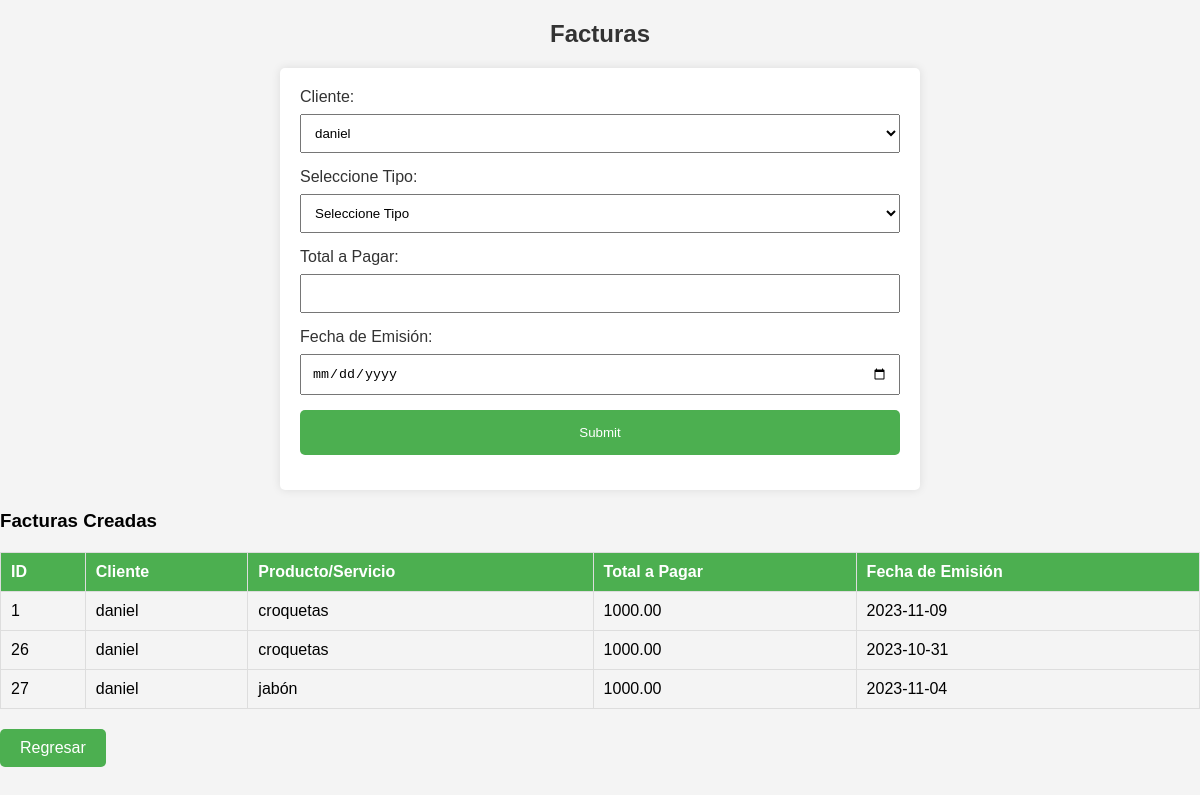
/vistas/factura.php, run on the app's committed database.
### tables this page shows
CREATE TABLE `facturas` (
  `id` int(11) NOT NULL,
  `cliente_id` int(11) NOT NULL,
  `producto_servicio_id` int(11) DEFAULT NULL,
  `total_pagar` double(8,2) NOT NULL,
  `fecha_emision` date NOT NULL,
  `servicio_id` int(11) DEFAULT NULL
);

CREATE TABLE `clientes` (
  `id` int(11) NOT NULL,
  `nombre` varchar(255) NOT NULL,
  `celular` varchar(255) DEFAULT NULL,
  `celular2` varchar(255) DEFAULT NULL,
  `habilitado` tinyint(1) DEFAULT 1
);

### vistas/factura.php (the view, shortened to what this page needs)
<?php
$servername = "localhost";
$username = "root";
$password = "";
$dbname = "veterinariaprime";
$conn = new mysqli($servername, $username, $password, $dbname);
$clientQuery = "SELECT id, nombre FROM clientes";
$clientResult = $conn->query($clientQuery);
$invoicesQuery = "SELECT facturas.id, clientes.nombre AS cliente_nombre, CASE WHEN facturas.producto_servicio_id IS NOT NULL THEN productos.nombre ELSE servicios.nombre END AS producto_servicio_nombre, total_pagar, fecha_emision FROM facturas JOIN clientes ON facturas.cliente_id = clientes.id LEFT JOIN productos ON facturas.producto_servicio_id = productos.id AND facturas.producto_servicio_id IS NOT NULL LEFT JOIN servicios ON facturas.producto_servicio_id = servicios.id AND facturas.producto_servicio_id IS NULL";
$invoicesResult = $conn->query($invoicesQuery);
?>
<!DOCTYPE html>
<html lang="en">
<head>
</head>
<body>
    <h2>Facturas</h2>
    <form method="post" action="<?php echo htmlspecialchars($_SERVER["PHP_SELF"]); ?>">
        <label for="cliente_id">Cliente:</label>
        <select name="cliente_id" required>
            <?php
            while ($clientRow = $clientResult->fetch_assoc()) {
                echo "<option value='" . $clientRow['id'] . "'>" . $clientRow['nombre'] . "</option>";
            }
            ?>
        </select><br>
        <label for="type">Seleccione Tipo:</label>
        <select name="type" id="type" onchange="showOptions()" required>
            <option value="" disabled selected>Seleccione Tipo</option>
        </select><br>
        <label for="total_pagar">Total a Pagar:</label>
        <input type="text" name="total_pagar" required><br>
        <label for="fecha_emision">Fecha de Emisión:</label>
        <input type="date" name="fecha_emision" required><br>
        <input type="submit" value="Submit">
    </form>
    <h3>Facturas Creadas</h3>
    <table border="1">
        <tr>
            <th>ID</th>
            <th>Cliente</th>
            <th>Producto/Servicio</th>
            <th>Total a Pagar</th>
            <th>Fecha de Emisión</th>
        </tr>
        <?php
        while ($invoiceRow = $invoicesResult->fetch_assoc()) {
            echo "<tr>";
            echo "<td>" . $invoiceRow['id'] . "</td>";
            echo "<td>" . $invoiceRow['cliente_nombre'] . "</td>";
            echo "<td>" . $invoiceRow['producto_servicio_nombre'] . "</td>";
            echo "<td>" . $invoiceRow['total_pagar'] . "</td>";
            echo "<td>" . $invoiceRow['fecha_emision'] . "</td>";
            echo "</tr>";
        }
        ?>
    </table>
    <a class="button-regresar" href="http://localhost/parcial-final">Regresar</a>
</body>
</html>

### vistas/factura.php (style rules this page uses)
body { font-family: Arial, sans-serif; background-color: #f4f4f4; margin: 0; padding: 0; }
h2 { text-align: center; color: #333; }
form { max-width: 600px; margin: 20px auto; padding: 20px; background-color: #fff; box-shadow: 0 0 10px rgba(0, 0, 0, 0.1); border-radius: 5px; }
label { display: block; margin-bottom: 8px; color: #333; }
select, input { width: 100%; padding: 10px; margin-bottom: 15px; box-sizing: border-box; }
input[type="submit"] { background-color: #4CAF50; color: #fff; border: none; padding: 15px; cursor: pointer; border-radius: 5px; }
table { width: 100%; border-collapse: collapse; margin-top: 20px; }
table, th, td { border: 1px solid #ddd; text-align: left; }
th, td { padding: 10px; }
th { background-color: #4CAF50; color: white; }
a.button-regresar { display: inline-block; padding: 10px 20px; background-color: #4CAF50; color: #fff; text-decoration: none; border-radius: 5px; margin-top: 20px; cursor: pointer; transition: background-color 0.3s ease; }

### data on the page
facturas: id "1", cliente.nombre "daniel", producto_servicio_nombre "croquetas", total_pagar "1000.00", fecha_emision "2023-11-09"
facturas: id "26", cliente.nombre "daniel", producto_servicio_nombre "croquetas", total_pagar "1000.00", fecha_emision "2023-10-31"
facturas: id "27", cliente.nombre "daniel", producto_servicio_nombre "jabón", total_pagar "1000.00", fecha_emision "2023-11-04"

### other printed values
form field cliente_id "daniel"
